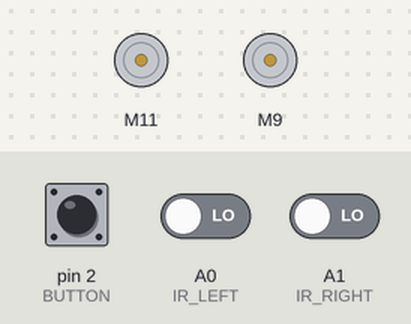
Simulated run of this sketch. Board: Arduino Uno, built with avr-gcc and run on an emulated ATmega328P. Parts: 2 × DC motor (green arrow = forward, orange = backward, longer = faster). Inputs (shaded band) come from the test bench; at power-on: pin 2 (BUTTON) HIGH, A0 (IR_LEFT) LOW, A1 (IR_RIGHT) LOW.

Above: at 1.2 s.
1.3 s: pin 2 (BUTTON) pulled LOW for 0.15 s
At 1.8 s:
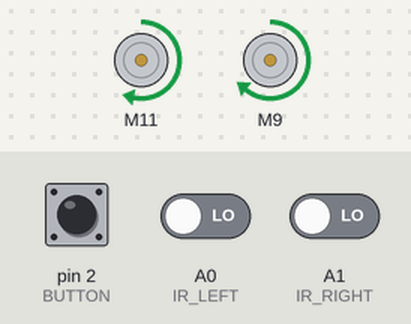
2.9 s: A0 (IR_LEFT) driven HIGH
At 4.1 s:
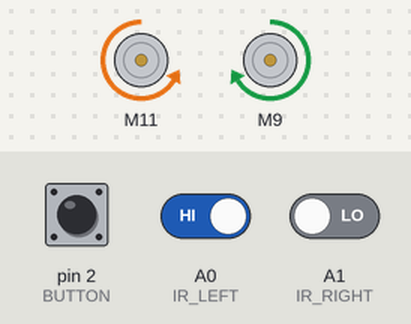
4.4 s: A1 (IR_RIGHT) driven HIGH
At 5.4 s:
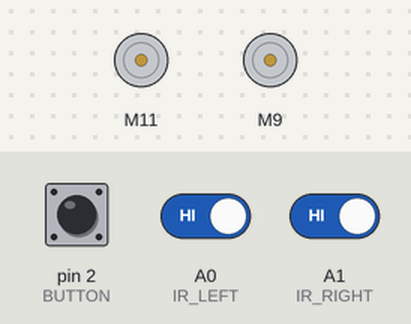
5.9 s: A0 (IR_LEFT) driven LOW
At 6.5 s:
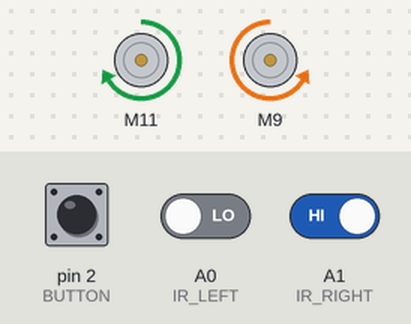
7.4 s: A1 (IR_RIGHT) driven LOW
At 7.7 s:
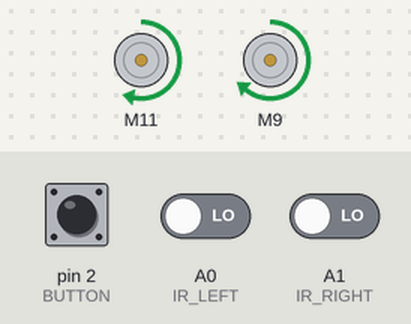
Timing chart, 0 to 9.9 s (numbered marks = the images above; inputs shaded):
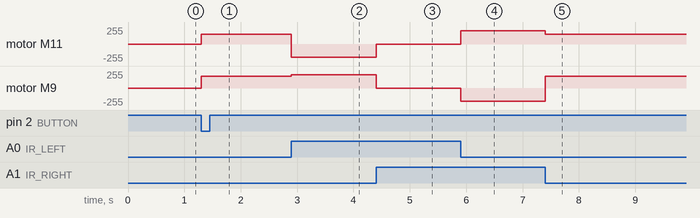

Measured:
- after the input at 1.3 s, motor M11: stopped → forward 150/255 at once; motor M9: stopped → forward 180/255 at once
- after the input at 2.9 s, motor M11: forward 150/255 → backward 200/255 at once; motor M9: forward 180/255 → forward 200/255 at once
- after the input at 4.4 s, motor M11: backward 200/255 → stopped at once; motor M9: forward 200/255 → stopped at once
- after the input at 5.9 s, motor M11: stopped → forward 200/255 at once; motor M9: stopped → backward 200/255 at once
- after the input at 7.4 s, motor M11: forward 200/255 → forward 150/255 at once; motor M9: backward 200/255 → forward 180/255 at once

The sketch:

Project_3-Challenge.ino
```cpp
#include "CytronMotorDriver.h"
CytronMD motorLeft(PWM_PWM, 11, 10);
CytronMD motorRight(PWM_PWM, 9, 3);

#define BUTTON 2
#define IR_LEFT A0
#define IR_RIGHT A1

void robotStop() {
  motorLeft.setSpeed(0);
  motorRight.setSpeed(0);
}
void robotMove(int speedLeft, int speedRight) {
  motorLeft.setSpeed(speedLeft);
  motorRight.setSpeed(speedRight);
}

void setup() {
  pinMode(IR_LEFT, INPUT);
  pinMode(IR_RIGHT, INPUT);
  pinMode(BUTTON, INPUT_PULLUP);
}

void loop() {
  if (digitalRead(BUTTON) == LOW){
    while(true){
      if (digitalRead (IR_LEFT) == LOW && digitalRead (IR_RIGHT) == LOW){
      robotMove(150,180);
      }else if (digitalRead(IR_LEFT) == HIGH){
        robotMove(-200, 200);
        }else if (digitalRead(IR_RIGHT) == HIGH){
          robotMove(200, -200);
         }
         while (digitalRead(IR_LEFT) == HIGH && digitalRead(IR_RIGHT) == HIGH){
           robotStop();
      }
    }
  }
}
```
